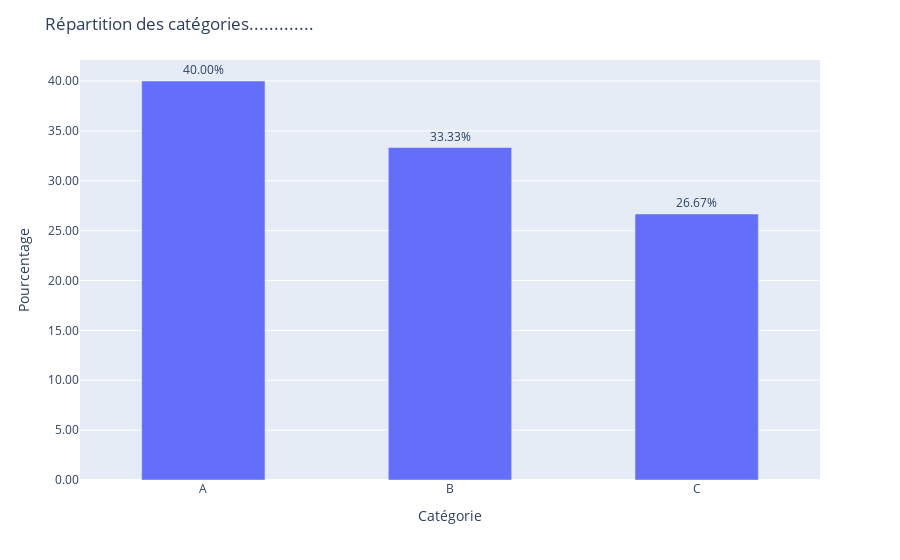

Notebook cell for this chart:
### Markdown cell above
## I. Les variables qualitatives 

### I.1. Les barplots

### Code cell
# Données
data = pd.DataFrame({
    'categorie': ['A', 'B', 'A', 'C', 'B', 'A', 'A', 'B', 'C', 'A', 'B', 'C', 'B', 'A', 'C']
})

# Calcul de la fréquence et des pourcentages
frequences = data['categorie'].value_counts(normalize=True) * 100
# On replace les noms des colonnes
frequences_df = frequences.reset_index()
# On récupère les noms des colonnes
frequences_df.columns = ['categorie', 'pourcentage']
# Création du graphique en barres
fig = px.bar(frequences_df, x='categorie', y='pourcentage', text='pourcentage')
# Etiquettes de pourcentage
fig.update_traces(texttemplate='%{text:.2f}%', textposition='outside', width=0.5)
# Affichage du graphique
fig.update_layout(
    title="Répartition des catégories.............",
    xaxis_title="Catégorie",
    yaxis_title="Pourcentage",
    yaxis_tickformat = ",.2f",
    showlegend=False
)

# Afichage 
fig.show()

### Figure 1 — Plotly figure (JSON) as saved in the notebook; plotly's stock layout.template omitted (floating-point values rounded to 4 significant figures)
{"data": [{"alignmentgroup": "True", "hovertemplate": "categorie=%{x}<br>pourcentage=%{text}<extra></extra>", "legendgroup": "", "marker": {"color": "#636efa", "pattern": {"shape": ""}}, "name": "", "offsetgroup": "", "orientation": "v", "showlegend": false, "text": [40, 33.33, 26.67], "textposition": "outside", "texttemplate": "%{text:.2f}%", "type": "bar", "width": 0.5, "x": ["A", "B", "C"], "xaxis": "x", "y": [40, 33.33, 26.67], "yaxis": "y"}], "layout": {"barmode": "relative", "legend": {"tracegroupgap": 0}, "margin": {"t": 60}, "showlegend": false, "title": {"text": "Répartition des catégories............."}, "xaxis": {"anchor": "y", "domain": [0, 1], "title": {"text": "Catégorie"}}, "yaxis": {"anchor": "x", "domain": [0, 1], "tickformat": ",.2f", "title": {"text": "Pourcentage"}}}}
